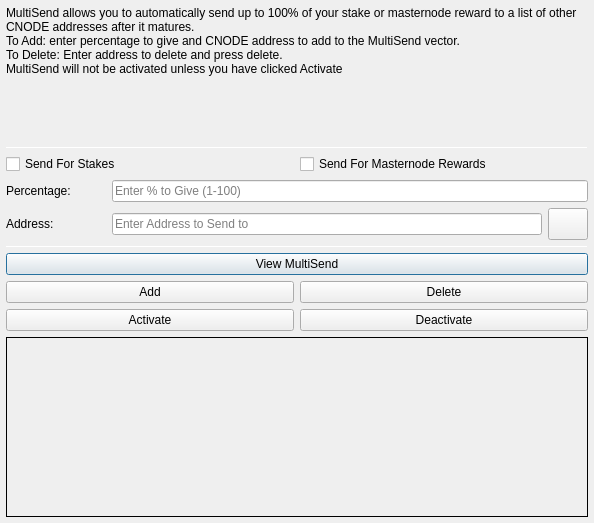
<?xml version="1.0" encoding="UTF-8"?>
<ui version="4.0">
 <class>MultiSendDialog</class>
 <widget class="QDialog" name="MultiSendDialog">
  <property name="windowModality">
   <enum>Qt::NonModal</enum>
  </property>
  <property name="geometry">
   <rect>
    <x>0</x>
    <y>0</y>
    <width>594</width>
    <height>523</height>
   </rect>
  </property>
  <property name="windowTitle">
   <string>MultiSend</string>
  </property>
  <layout class="QVBoxLayout" name="verticalLayout" stretch="0">
   <property name="leftMargin">
    <number>6</number>
   </property>
   <property name="topMargin">
    <number>6</number>
   </property>
   <property name="rightMargin">
    <number>6</number>
   </property>
   <property name="bottomMargin">
    <number>6</number>
   </property>
   <item>
    <layout class="QVBoxLayout" name="verticalLayout_Main" stretch="1,1,1,1,1,1">
     <item>
      <widget class="QLabel" name="label_2">
       <property name="lineWidth">
        <number>1</number>
       </property>
       <property name="text">
        <string>MultiSend allows you to automatically send up to 100% of your stake or masternode reward to a list of other CNODE addresses after it matures.
To Add: enter percentage to give and CNODE address to add to the MultiSend vector.
To Delete: Enter address to delete and press delete.
MultiSend will not be activated unless you have clicked Activate</string>
       </property>
       <property name="alignment">
        <set>Qt::AlignLeading|Qt::AlignLeft|Qt::AlignTop</set>
       </property>
       <property name="wordWrap">
        <bool>true</bool>
       </property>
      </widget>
     </item>
     <item>
      <widget class="Line" name="line">
       <property name="minimumSize">
        <size>
         <width>0</width>
         <height>1</height>
        </size>
       </property>
       <property name="maximumSize">
        <size>
         <width>16777215</width>
         <height>1</height>
        </size>
       </property>
       <property name="orientation">
        <enum>Qt::Horizontal</enum>
       </property>
      </widget>
     </item>
     <item>
      <layout class="QVBoxLayout" name="verticalLayout_Settings">
       <item>
        <layout class="QHBoxLayout" name="horizontalLayout">
         <item>
          <widget class="QCheckBox" name="multiSendStakeCheckBox">
           <property name="text">
            <string>Send For Stakes</string>
           </property>
          </widget>
         </item>
         <item>
          <widget class="QCheckBox" name="multiSendMasternodeCheckBox">
           <property name="text">
            <string>Send For Masternode Rewards</string>
           </property>
          </widget>
         </item>
        </layout>
       </item>
       <item>
        <layout class="QHBoxLayout" name="horizontalLayout_6">
         <item>
          <widget class="QLabel" name="label">
           <property name="minimumSize">
            <size>
             <width>100</width>
             <height>0</height>
            </size>
           </property>
           <property name="toolTip">
            <string>Percentage of stake to send</string>
           </property>
           <property name="text">
            <string>Percentage:</string>
           </property>
          </widget>
         </item>
         <item>
          <widget class="QLineEdit" name="multiSendPercentEdit">
           <property name="toolTip">
            <string>Enter whole numbers 1 - 100</string>
           </property>
           <property name="placeholderText">
            <string>Enter % to Give (1-100)</string>
           </property>
          </widget>
         </item>
        </layout>
       </item>
       <item>
        <layout class="QHBoxLayout" name="horizontalLayout_7">
         <item>
          <widget class="QLabel" name="label_5">
           <property name="minimumSize">
            <size>
             <width>100</width>
             <height>0</height>
            </size>
           </property>
           <property name="toolTip">
            <string>Address to send portion of stake to</string>
           </property>
           <property name="text">
            <string>Address:</string>
           </property>
          </widget>
         </item>
         <item>
          <widget class="QLineEdit" name="multiSendAddressEdit">
           <property name="toolTip">
            <string/>
           </property>
           <property name="placeholderText">
            <string>Enter Address to Send to</string>
           </property>
          </widget>
         </item>
         <item>
          <widget class="QPushButton" name="addressBookButton">
           <property name="maximumSize">
            <size>
             <width>16777215</width>
             <height>32</height>
            </size>
           </property>
           <property name="toolTip">
            <string>Choose an address from the address book</string>
           </property>
           <property name="text">
            <string/>
           </property>
           <property name="icon">
            <iconset resource="../CNODE.qrc">
             <normaloff>:/icons/address-book</normaloff>:/icons/address-book</iconset>
           </property>
           <property name="shortcut">
            <string>Alt+A</string>
           </property>
           <property name="autoDefault">
            <bool>false</bool>
           </property>
          </widget>
         </item>
        </layout>
       </item>
      </layout>
     </item>
     <item>
      <widget class="Line" name="line_2">
       <property name="minimumSize">
        <size>
         <width>0</width>
         <height>1</height>
        </size>
       </property>
       <property name="maximumSize">
        <size>
         <width>16777215</width>
         <height>1</height>
        </size>
       </property>
       <property name="orientation">
        <enum>Qt::Horizontal</enum>
       </property>
      </widget>
     </item>
     <item>
      <layout class="QVBoxLayout" name="verticalLayout_Buttons">
       <item>
        <layout class="QHBoxLayout" name="horizontalLayout_4">
         <item>
          <widget class="QPushButton" name="viewButton">
           <property name="toolTip">
            <string/>
           </property>
           <property name="statusTip">
            <string>View MultiSend Vector</string>
           </property>
           <property name="text">
            <string>View MultiSend</string>
           </property>
          </widget>
         </item>
        </layout>
       </item>
       <item>
        <layout class="QHBoxLayout" name="horizontalLayout_2">
         <item>
          <widget class="QPushButton" name="addButton">
           <property name="toolTip">
            <string/>
           </property>
           <property name="statusTip">
            <string>Add to MultiSend Vector</string>
           </property>
           <property name="text">
            <string>Add</string>
           </property>
          </widget>
         </item>
         <item>
          <widget class="QPushButton" name="deleteButton">
           <property name="toolTip">
            <string/>
           </property>
           <property name="statusTip">
            <string>Delete Address From MultiSend Vector</string>
           </property>
           <property name="text">
            <string>Delete</string>
           </property>
          </widget>
         </item>
        </layout>
       </item>
       <item>
        <layout class="QHBoxLayout" name="horizontalLayout_5">
         <item>
          <widget class="QPushButton" name="activateButton">
           <property name="statusTip">
            <string>Activate MultiSend</string>
           </property>
           <property name="text">
            <string>Activate</string>
           </property>
          </widget>
         </item>
         <item>
          <widget class="QPushButton" name="disableButton">
           <property name="statusTip">
            <string>Deactivate MultiSend</string>
           </property>
           <property name="text">
            <string>Deactivate</string>
           </property>
          </widget>
         </item>
        </layout>
       </item>
      </layout>
     </item>
     <item>
      <widget class="QLabel" name="message">
       <property name="minimumSize">
        <size>
         <width>0</width>
         <height>180</height>
        </size>
       </property>
       <property name="frameShape">
        <enum>QFrame::Panel</enum>
       </property>
       <property name="frameShadow">
        <enum>QFrame::Plain</enum>
       </property>
       <property name="lineWidth">
        <number>1</number>
       </property>
       <property name="midLineWidth">
        <number>1</number>
       </property>
       <property name="text">
        <string/>
       </property>
       <property name="alignment">
        <set>Qt::AlignLeading|Qt::AlignLeft|Qt::AlignTop</set>
       </property>
       <property name="wordWrap">
        <bool>true</bool>
       </property>
      </widget>
     </item>
    </layout>
   </item>
  </layout>
 </widget>
 <resources>
  <include location="../CNODE.qrc"/>
 </resources>
 <connections/>
</ui>
